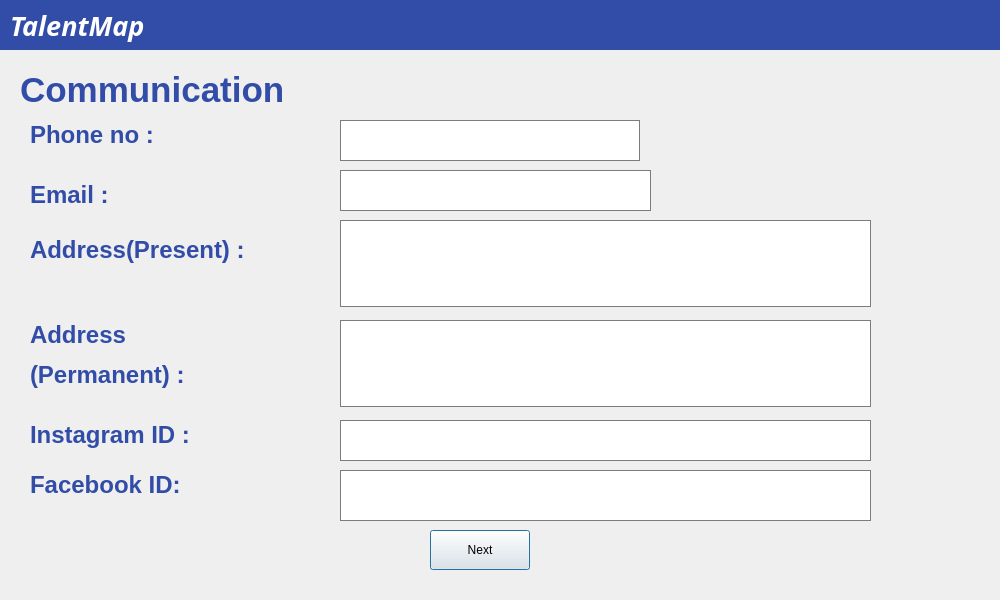
<?xml version="1.0" encoding="UTF-8"?>
<ui version="4.0">
 <class>Dialog6</class>
 <widget class="QDialog" name="Dialog6">
  <property name="geometry">
   <rect>
    <x>0</x>
    <y>0</y>
    <width>1000</width>
    <height>600</height>
   </rect>
  </property>
  <property name="windowTitle">
   <string>TalentMap</string>
  </property>
  <property name="windowOpacity">
   <double>1.000000000000000</double>
  </property>
  <property name="autoFillBackground">
   <bool>false</bool>
  </property>
  <widget class="QWidget" name="widget" native="true">
   <property name="geometry">
    <rect>
     <x>0</x>
     <y>0</y>
     <width>1000</width>
     <height>50</height>
    </rect>
   </property>
   <property name="palette">
    <palette>
     <active>
      <colorrole role="Base">
       <brush brushstyle="SolidPattern">
        <color alpha="255">
         <red>255</red>
         <green>255</green>
         <blue>255</blue>
        </color>
       </brush>
      </colorrole>
      <colorrole role="Window">
       <brush brushstyle="SolidPattern">
        <color alpha="255">
         <red>49</red>
         <green>77</green>
         <blue>168</blue>
        </color>
       </brush>
      </colorrole>
     </active>
     <inactive>
      <colorrole role="Base">
       <brush brushstyle="SolidPattern">
        <color alpha="255">
         <red>255</red>
         <green>255</green>
         <blue>255</blue>
        </color>
       </brush>
      </colorrole>
      <colorrole role="Window">
       <brush brushstyle="SolidPattern">
        <color alpha="255">
         <red>49</red>
         <green>77</green>
         <blue>168</blue>
        </color>
       </brush>
      </colorrole>
     </inactive>
     <disabled>
      <colorrole role="Base">
       <brush brushstyle="SolidPattern">
        <color alpha="255">
         <red>49</red>
         <green>77</green>
         <blue>168</blue>
        </color>
       </brush>
      </colorrole>
      <colorrole role="Window">
       <brush brushstyle="SolidPattern">
        <color alpha="255">
         <red>49</red>
         <green>77</green>
         <blue>168</blue>
        </color>
       </brush>
      </colorrole>
     </disabled>
    </palette>
   </property>
   <property name="autoFillBackground">
    <bool>true</bool>
   </property>
   <widget class="QLabel" name="label">
    <property name="geometry">
     <rect>
      <x>10</x>
      <y>0</y>
      <width>171</width>
      <height>51</height>
     </rect>
    </property>
    <property name="font">
     <font>
      <family>STCaiyun</family>
     </font>
    </property>
    <property name="text">
     <string>&lt;html&gt;&lt;head/&gt;&lt;body&gt;&lt;p&gt;&lt;span style=&quot; font-size:20pt; font-weight:600; font-style:italic; color:#ffffff;&quot;&gt;TalentMap&lt;/span&gt;&lt;/p&gt;&lt;/body&gt;&lt;/html&gt;</string>
    </property>
   </widget>
  </widget>
  <widget class="QWidget" name="widget_2" native="true">
   <property name="geometry">
    <rect>
     <x>0</x>
     <y>50</y>
     <width>1000</width>
     <height>550</height>
    </rect>
   </property>
   <property name="palette">
    <palette>
     <active>
      <colorrole role="Base">
       <brush brushstyle="SolidPattern">
        <color alpha="255">
         <red>255</red>
         <green>255</green>
         <blue>255</blue>
        </color>
       </brush>
      </colorrole>
      <colorrole role="Window">
       <brush brushstyle="SolidPattern">
        <color alpha="255">
         <red>161</red>
         <green>161</green>
         <blue>161</blue>
        </color>
       </brush>
      </colorrole>
     </active>
     <inactive>
      <colorrole role="Base">
       <brush brushstyle="SolidPattern">
        <color alpha="255">
         <red>255</red>
         <green>255</green>
         <blue>255</blue>
        </color>
       </brush>
      </colorrole>
      <colorrole role="Window">
       <brush brushstyle="SolidPattern">
        <color alpha="255">
         <red>161</red>
         <green>161</green>
         <blue>161</blue>
        </color>
       </brush>
      </colorrole>
     </inactive>
     <disabled>
      <colorrole role="Base">
       <brush brushstyle="SolidPattern">
        <color alpha="255">
         <red>161</red>
         <green>161</green>
         <blue>161</blue>
        </color>
       </brush>
      </colorrole>
      <colorrole role="Window">
       <brush brushstyle="SolidPattern">
        <color alpha="255">
         <red>161</red>
         <green>161</green>
         <blue>161</blue>
        </color>
       </brush>
      </colorrole>
     </disabled>
    </palette>
   </property>
   <widget class="QLabel" name="label_2">
    <property name="geometry">
     <rect>
      <x>20</x>
      <y>-10</y>
      <width>391</width>
      <height>101</height>
     </rect>
    </property>
    <property name="styleSheet">
     <string notr="true">font: 8pt &quot;STHupo&quot;;</string>
    </property>
    <property name="text">
     <string>&lt;html&gt;&lt;head/&gt;&lt;body&gt;&lt;p&gt;&lt;span style=&quot; font-size:26pt; font-weight:600; color:#314da8;&quot;&gt;Communication&lt;/span&gt;&lt;/p&gt;&lt;/body&gt;&lt;/html&gt;</string>
    </property>
    <property name="textFormat">
     <enum>Qt::AutoText</enum>
    </property>
   </widget>
   <widget class="QPushButton" name="pushButton6">
    <property name="geometry">
     <rect>
      <x>430</x>
      <y>480</y>
      <width>100</width>
      <height>40</height>
     </rect>
    </property>
    <property name="text">
     <string>Next</string>
    </property>
   </widget>
   <widget class="QLabel" name="label_3">
    <property name="geometry">
     <rect>
      <x>30</x>
      <y>180</y>
      <width>291</width>
      <height>41</height>
     </rect>
    </property>
    <property name="text">
     <string>&lt;html&gt;&lt;head/&gt;&lt;body&gt;&lt;p&gt;&lt;span style=&quot; font-size:18pt; font-weight:600; color:#314da8;&quot;&gt;Address(Present) :&lt;/span&gt;&lt;/p&gt;&lt;/body&gt;&lt;/html&gt;</string>
    </property>
   </widget>
   <widget class="QLabel" name="label_4">
    <property name="geometry">
     <rect>
      <x>30</x>
      <y>70</y>
      <width>161</width>
      <height>31</height>
     </rect>
    </property>
    <property name="text">
     <string>&lt;html&gt;&lt;head/&gt;&lt;body&gt;&lt;p&gt;&lt;span style=&quot; font-size:18pt; font-weight:600; color:#314da8;&quot;&gt;Phone no :&lt;/span&gt;&lt;/p&gt;&lt;/body&gt;&lt;/html&gt;</string>
    </property>
   </widget>
   <widget class="QLabel" name="label_5">
    <property name="geometry">
     <rect>
      <x>30</x>
      <y>130</y>
      <width>171</width>
      <height>31</height>
     </rect>
    </property>
    <property name="text">
     <string>&lt;html&gt;&lt;head/&gt;&lt;body&gt;&lt;p&gt;&lt;span style=&quot; font-size:18pt; font-weight:600; color:#314da8;&quot;&gt;Email :&lt;/span&gt;&lt;/p&gt;&lt;/body&gt;&lt;/html&gt;</string>
    </property>
   </widget>
   <widget class="QTextEdit" name="Phonebox6">
    <property name="geometry">
     <rect>
      <x>340</x>
      <y>70</y>
      <width>300</width>
      <height>41</height>
     </rect>
    </property>
   </widget>
   <widget class="QLabel" name="label_6">
    <property name="geometry">
     <rect>
      <x>30</x>
      <y>260</y>
      <width>301</width>
      <height>91</height>
     </rect>
    </property>
    <property name="text">
     <string>&lt;html&gt;&lt;head/&gt;&lt;body&gt;&lt;p&gt;&lt;span style=&quot; font-size:18pt; font-weight:600; color:#314da8;&quot;&gt;Address&lt;/span&gt;&lt;/p&gt;&lt;p&gt;&lt;span style=&quot; font-size:18pt; font-weight:600; color:#314da8;&quot;&gt;(Permanent) :&lt;/span&gt;&lt;/p&gt;&lt;/body&gt;&lt;/html&gt;</string>
    </property>
   </widget>
   <widget class="QLabel" name="label_7">
    <property name="geometry">
     <rect>
      <x>30</x>
      <y>370</y>
      <width>231</width>
      <height>31</height>
     </rect>
    </property>
    <property name="text">
     <string>&lt;html&gt;&lt;head/&gt;&lt;body&gt;&lt;p&gt;&lt;span style=&quot; font-size:18pt; font-weight:600; color:#314da8;&quot;&gt;Instagram ID :&lt;/span&gt;&lt;/p&gt;&lt;/body&gt;&lt;/html&gt;</string>
    </property>
   </widget>
   <widget class="QLabel" name="label_8">
    <property name="geometry">
     <rect>
      <x>30</x>
      <y>420</y>
      <width>221</width>
      <height>31</height>
     </rect>
    </property>
    <property name="text">
     <string>&lt;html&gt;&lt;head/&gt;&lt;body&gt;&lt;p&gt;&lt;span style=&quot; font-size:18pt; font-weight:600; color:#314da8;&quot;&gt;Facebook ID:&lt;/span&gt;&lt;/p&gt;&lt;/body&gt;&lt;/html&gt;</string>
    </property>
   </widget>
   <widget class="QTextEdit" name="textEdit">
    <property name="geometry">
     <rect>
      <x>340</x>
      <y>120</y>
      <width>311</width>
      <height>41</height>
     </rect>
    </property>
   </widget>
   <widget class="QTextEdit" name="textEdit_2">
    <property name="geometry">
     <rect>
      <x>340</x>
      <y>170</y>
      <width>531</width>
      <height>87</height>
     </rect>
    </property>
   </widget>
   <widget class="QTextEdit" name="textEdit_3">
    <property name="geometry">
     <rect>
      <x>340</x>
      <y>270</y>
      <width>531</width>
      <height>87</height>
     </rect>
    </property>
   </widget>
   <widget class="QTextEdit" name="textEdit_4">
    <property name="geometry">
     <rect>
      <x>340</x>
      <y>370</y>
      <width>531</width>
      <height>41</height>
     </rect>
    </property>
   </widget>
   <widget class="QTextEdit" name="textEdit_5">
    <property name="geometry">
     <rect>
      <x>340</x>
      <y>420</y>
      <width>531</width>
      <height>51</height>
     </rect>
    </property>
   </widget>
  </widget>
 </widget>
 <resources/>
 <connections/>
</ui>
